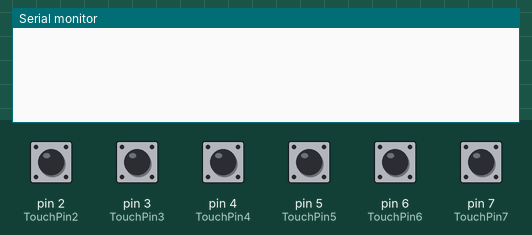
This sketch was run on a simulated Arduino Uno, built with avr-gcc and run on an emulated ATmega328P. Parts: the last lines printed to the serial monitor. Inputs (shaded band) come from the test bench; at power-on: pin 2 (TouchPin2), pin 3 (TouchPin3), pin 4 (TouchPin4), pin 5 (TouchPin5), pin 6 (TouchPin6), pin 7 (TouchPin7) LOW.

Above: at 1.2 s.
1.3 s: pin 2 (TouchPin2) pulled HIGH for 0.15 s
At 2.5 s:
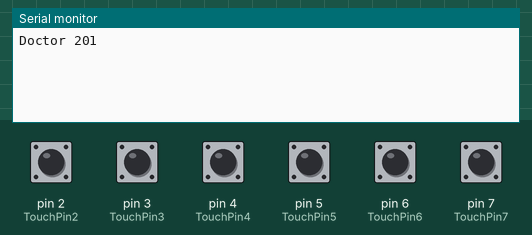
2.9 s: pin 3 (TouchPin3) pulled HIGH for 0.15 s
At 3.8 s:
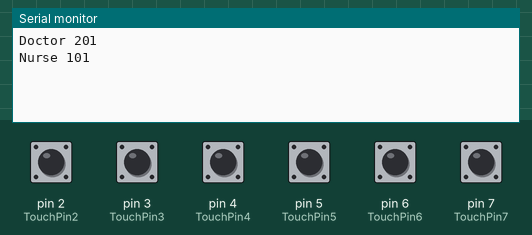
4.5 s: pin 4 (TouchPin4) pulled HIGH for 0.15 s
At 5.0 s:
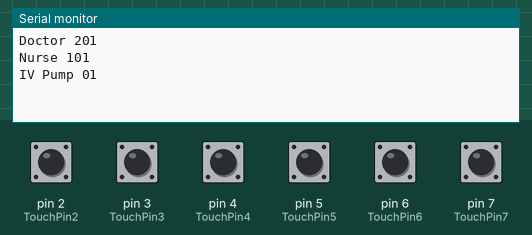
6.1 s: pin 6 (TouchPin6) pulled HIGH for 0.15 s
At 7.3 s:
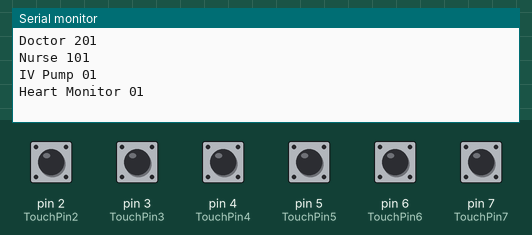
7.7 s: pin 7 (TouchPin7) pulled HIGH for 0.15 s
At 8.7 s:
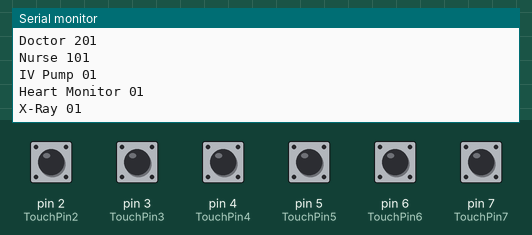
9.3 s: pin 5 (TouchPin5) pulled HIGH for 0.15 s
At 9.9 s:
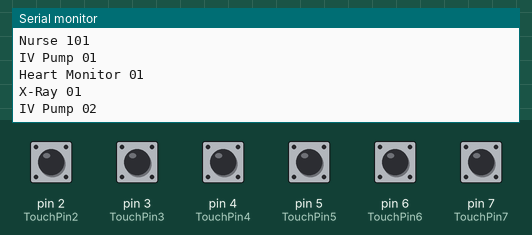

Measured:
- after the input at 1.3 s, the serial monitor: prints a new line at once (image 1)
- after the input at 2.9 s, the serial monitor: prints a new line at once (image 2)
- after the input at 4.5 s, the serial monitor: prints a new line at once (image 3)
- after the input at 6.1 s, the serial monitor: prints a new line at once (image 4)
- after the input at 7.7 s, the serial monitor: prints a new line at once (image 5)
- after the input at 9.3 s, the serial monitor: prints a new line at once (image 6)

The sketch:

Medical_equipment_hardware.ino
```cpp
const int TouchPin2=2;
const int TouchPin3=3;
const int TouchPin4=4;
const int TouchPin5=5;
const int TouchPin6=6;
const int TouchPin7=7;


void setup() {
  pinMode(TouchPin2, INPUT);
  pinMode(TouchPin3, INPUT);
  pinMode(TouchPin4, INPUT);
  pinMode(TouchPin5, INPUT);
  pinMode(TouchPin6, INPUT);
  pinMode(TouchPin7, INPUT);
  Serial.begin(9600);

  int sensorValue2 = digitalRead(TouchPin2);
  int sensorValue3 = digitalRead(TouchPin3);
  int sensorValue4 = digitalRead(TouchPin4);
  int sensorValue5 = digitalRead(TouchPin5);
  int sensorValue6 = digitalRead(TouchPin6);
  int sensorValue7 = digitalRead(TouchPin7);
}

void loop() {

  int sensorValue2 = digitalRead(TouchPin2);
  int sensorValue3 = digitalRead(TouchPin3);
  int sensorValue4 = digitalRead(TouchPin4);
  int sensorValue5 = digitalRead(TouchPin5);
  int sensorValue6 = digitalRead(TouchPin6);
  int sensorValue7 = digitalRead(TouchPin7);

    if (sensorValue2 == 1){
    Serial.write("Doctor 201\n");
    delay(500);
  }

  if (sensorValue3 == 1){
    Serial.write("Nurse 101\n");
    delay(500);
  }

  if (sensorValue4 == 1){
    Serial.write("IV Pump 01\n");
    delay(500);
  }

  if (sensorValue5 == 1){
    Serial.write("IV Pump 02\n");
    delay(500);
  }

  if (sensorValue6 == 1){
    Serial.write("Heart Monitor 01\n");
    delay(500);
  }

  if (sensorValue7 == 1){
    Serial.write("X-Ray 01\n");
    delay(500);
  }
}
```
